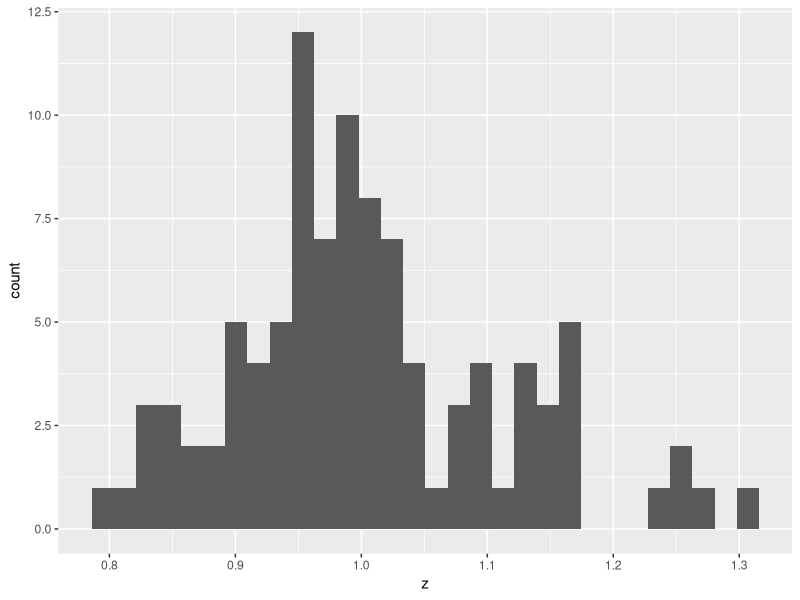
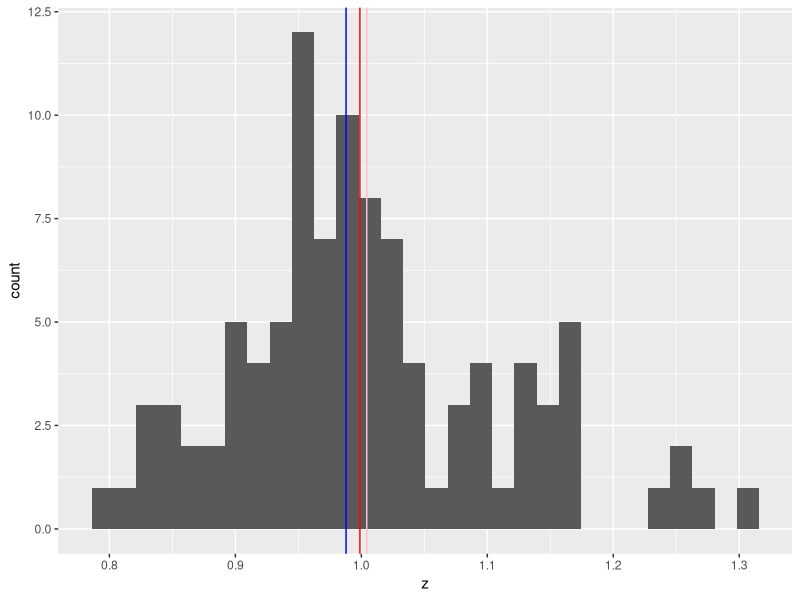
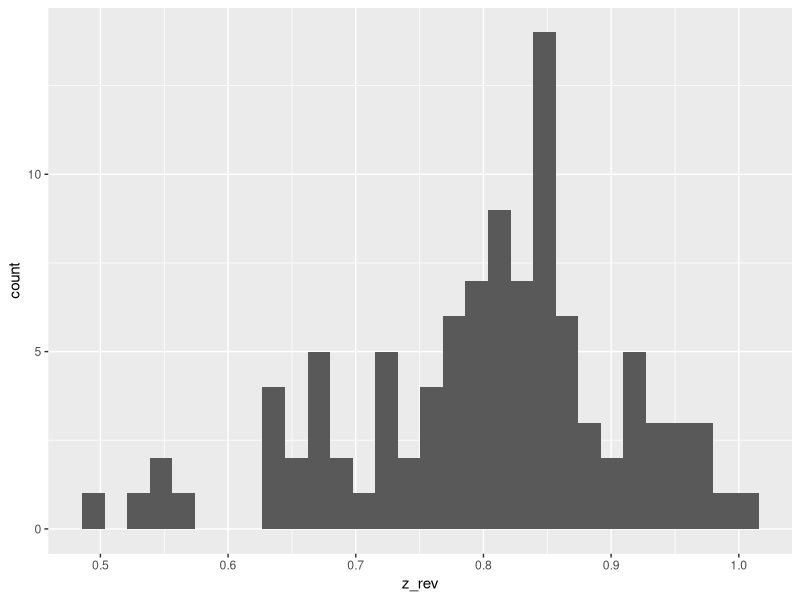
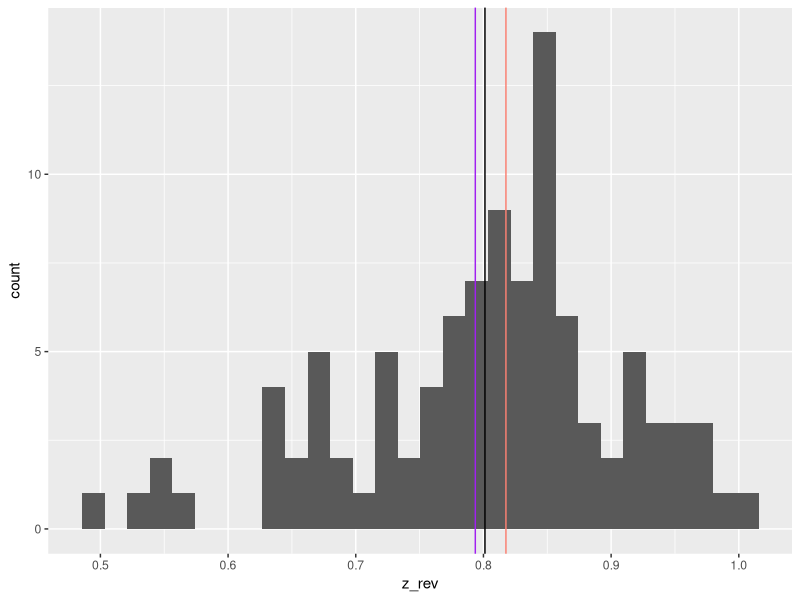

Reproduce these figures in R, in order.

# Descriptive Statistics - Lab --------------------------------------------


# Central Tendency --------------------------------------------------------

library(tidyverse)


# Create a new vector z with length  100

z <- exp(rnorm(n = 100, mean = 0, sd = 0.1))
z

# as exp(rnorm(n = 100, mean = 0, sd = 0.1)), and calculate the arithmetic mean, geometric mean, and median of z.

# arithmetic mean
(mu_z <- sum(z) / length(z))
mean(z)

# geometric mean 
exp(sum(log(z)) / length(z))

(mu_z_geo <- prod(z) ^ ( 1/ length(z)))


# median
med_z <- median(z)
med_z

# Draw a histogram of z using functions tibble(), ggplot(), and geom_histogram().

df_z <- tibble(z=z)

  (g_hist <- df_z %>% 
      ggplot(aes(x = z)) + 
      geom_histogram())

# Draw vertical lines of arithmetic mean, geometric mean, and median on the histogram with different colors 
# using a function geom_vline() .

g_hist + 
  geom_vline(xintercept = mu_z,
             color = 'pink') +
  geom_vline(xintercept = mu_z_geo, 
             color = "red") + 
  geom_vline(xintercept = med_z,
             color = "blue")

# Visually compare the values of the central tendency measures with the vertical lines drawn by geom_vline().

# 

# Create a new vector z_rev as -z + max(z) + 0.5, and repeat step 1 – 4.

z_rev <- -z +max(z) + 0.5
mu_z_1 <- mean(z_rev)
mu_z_geo_1 <- exp(mean(log(z_rev)))
med_z_1 <- median(z_rev)

df_zr <- tibble(z_rev=z_rev)

(g_hist <- df_zr %>% 
    ggplot(aes(x = z_rev)) + 
    geom_histogram())

 (g_hist <- df_zr %>% 
                   ggplot(aes(x = z_rev)) + 
                   geom_histogram()) + geom_vline(xintercept = mu_z_1) +
  geom_vline(xintercept = mu_z_geo_1, 
             color = "purple") + 
  geom_vline(xintercept = med_z_1,
             color = "salmon") 

# Variation -------------------------------------------------------------------------

w <- rnorm(100, mean = 10, sd =1)
head(w) 

# Convert the unit of w to “milligram” and create a new vector m.
m <- 1000 * w

# Calculate SD and MAD for w and m.

sd_w <- sqrt(sum((w - mean(w))^2) / length(w))
sd_w
(mad_w <- median(abs(w - median(w))))
mad_w


sd_m <- sqrt(sum((m - mean(m))^2) / length(m))
sd_m
(mad_m <- median(abs(m - median(m))))
mad_m



# Calculate CV and MAD/Median for w and m.

sd_w / mean(w)
sd_m / mean(m)

mad_w / median(w)
mad_m / median(m)
